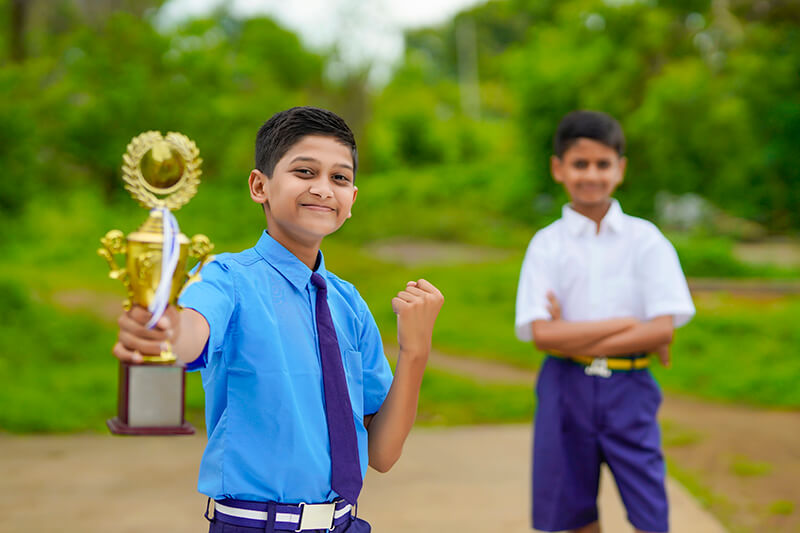
#> input picture Digital Image Processing/lab_image.jpg, 800 x 533 px
$ python '03. split image into 4 segments.py'
#> lines starting #> are read from the running program, lines starting #| are printed output that depends on the picture
from PIL import Image
import numpy as np
import matplotlib.pyplot as plt
import cv2
print(cv2.__version__)


# Load the image
# image = Image.open('lab_image.jpg')
image_array=cv2.imread('lab_image.jpg')
#> image_array is the input picture: shape (533, 800, 3); mean B, G, R 72.1, 130.8, 113.7

# Get the dimensions of the image
height, width, _ = image_array.shape
#> height = 533; width = 800


# Split the image into 4 segments (top-left, top-right, bottom-left, bottom-right)
top_left = image_array[0:height//2, 0:width//2]
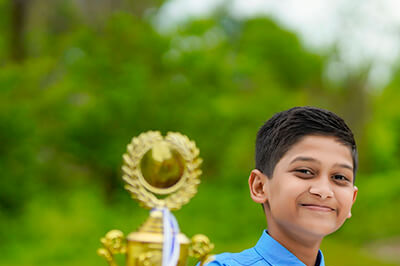
#> top_left: shape (266, 400, 3); mean B, G, R 47, 132.1, 112.2
top_right = image_array[0:height//2, width//2:width]
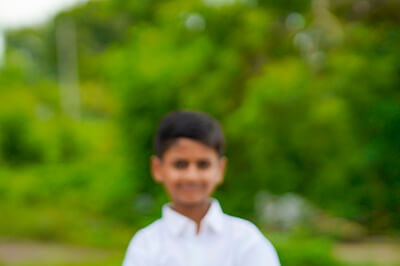
#> top_right: shape (266, 400, 3); mean B, G, R 34.2, 121.8, 96
bottom_left = image_array[height//2:height, 0:width//2]
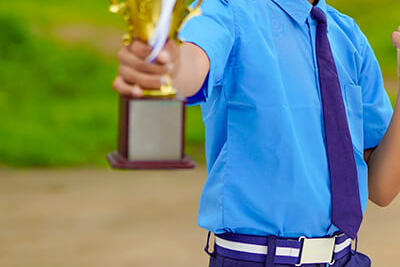
#> bottom_left: shape (267, 400, 3); mean B, G, R 125.9, 138.5, 110.2
bottom_right = image_array[height//2:height, width//2:width]
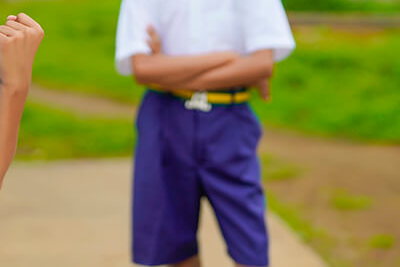
#> bottom_right: shape (267, 400, 3); mean B, G, R 81.1, 130.7, 136.3

# Merge the segments back together
top = np.concatenate((top_left, top_right), axis=1)
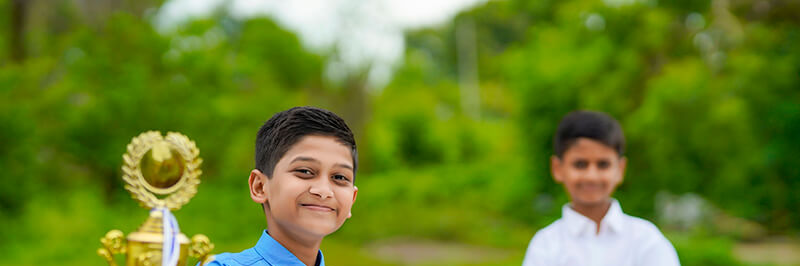
#> top: shape (266, 800, 3); mean B, G, R 40.6, 126.9, 104.1
bottom = np.concatenate((bottom_left, bottom_right), axis=1)
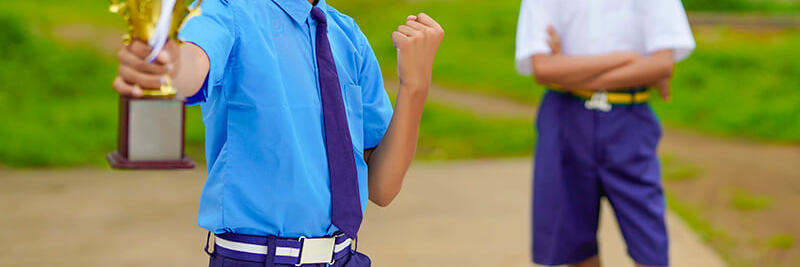
#> bottom: shape (267, 800, 3); mean B, G, R 103.5, 134.6, 123.3
merged_image = np.concatenate((top, bottom), axis=0)


# Plot the original segments and the merged image
fig, ax = plt.subplots(2, 3, figsize=(12, 5))

# Display each segment without labels
ax[0][0].imshow(top_left)
ax[0][0].set_title('Top Left')
ax[0][0].axis('off')  # Hide the axis

ax[0][1].imshow(top_right)
ax[0][1].set_title('Top Right')
ax[0][1].axis('off')  # Hide the axis

ax[1][0].imshow(bottom_left)
ax[1][0].set_title('Bottom Left')
ax[1][0].axis('off')  # Hide the axis

ax[1][1].imshow(bottom_right)
ax[1][1].set_title('Bottom Right')
ax[1][1].axis('off')  # Hide the axis

# Display the merged image
ax[0][2].imshow(merged_image)
ax[0][2].set_title('Merged Image')
ax[0][2].axis('off')  # Hide the axis

# Hide the unused subplot
ax[1][2].axis('off')  # In case there is an extra plot in the grid

# Show the plot
plt.tight_layout()
plt.show()
#> figure, not shown here; B, G, R data is drawn as R, G, B

$ run again, with Digital Image Processing/image for lab.jpg copied over Digital Image Processing/lab_image.jpg
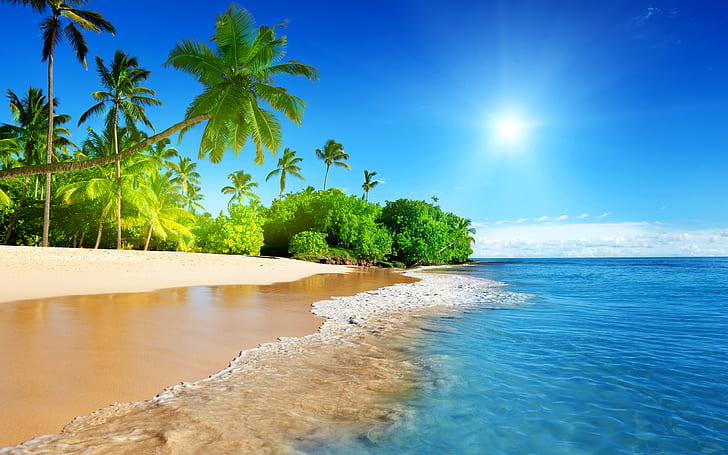
#> input picture Digital Image Processing/image for lab.jpg, 728 x 455 px
#> image_array is the input picture: shape (455, 728, 3); mean B, G, R 162.9, 150.3, 102.1
#> `top = np.concatenate((top_left, top_right), axis=1)`:
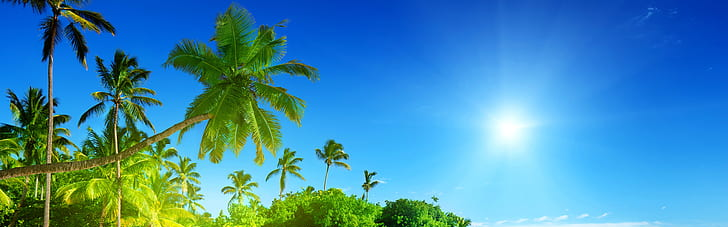
#> top: shape (227, 728, 3); mean B, G, R 176.3, 141.1, 65.1
#> `bottom = np.concatenate((bottom_left, bottom_right), axis=1)`:
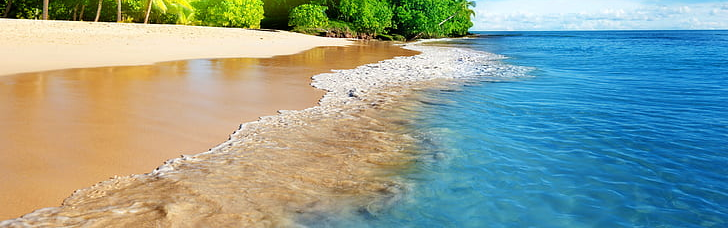
#> bottom: shape (228, 728, 3); mean B, G, R 149.7, 159.4, 138.9
